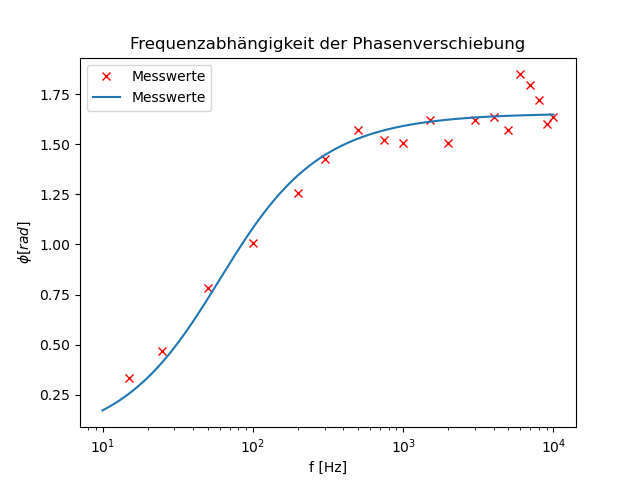

Write the Python code that produced this figure.
import math
import numpy as np 
import matplotlib.pyplot as plt 
import uncertainties as unc 
import uncertainties.unumpy as unp 
from uncertainties import ufloat
import scipy.constants as const
from scipy.optimize import curve_fit

f, a, b = np.genfromtxt('3.txt', unpack=True)

p = (a/b) * 2 * np.pi

def fit(x, a, b):
   return b * np.arctan(a*x)

x = np.linspace(10, 10000, 10000)

plt.plot(f, p, 'rx', label=r'Messwerte')
plt.plot(x, fit(x, 0.01656, 1.0532), label=r'Messwerte')
plt.xscale('log')
plt.legend()
plt.xlabel('f [Hz]')
plt.ylabel('$ \phi [rad] $')
plt.title('Frequenzabhängigkeit der Phasenverschiebung')
plt.savefig('3.png')
plt.show()



params, covariance_matrix = curve_fit(fit, f, p, p0=(0.027, 0.88), maxfev=5000000) 

uncertainties = np.sqrt(np.diag(covariance_matrix))

for name, value, uncertainty in zip('ab', params, uncertainties): 
    print(f'{name} = {value:8.5f} ± {uncertainty:.5f}')



